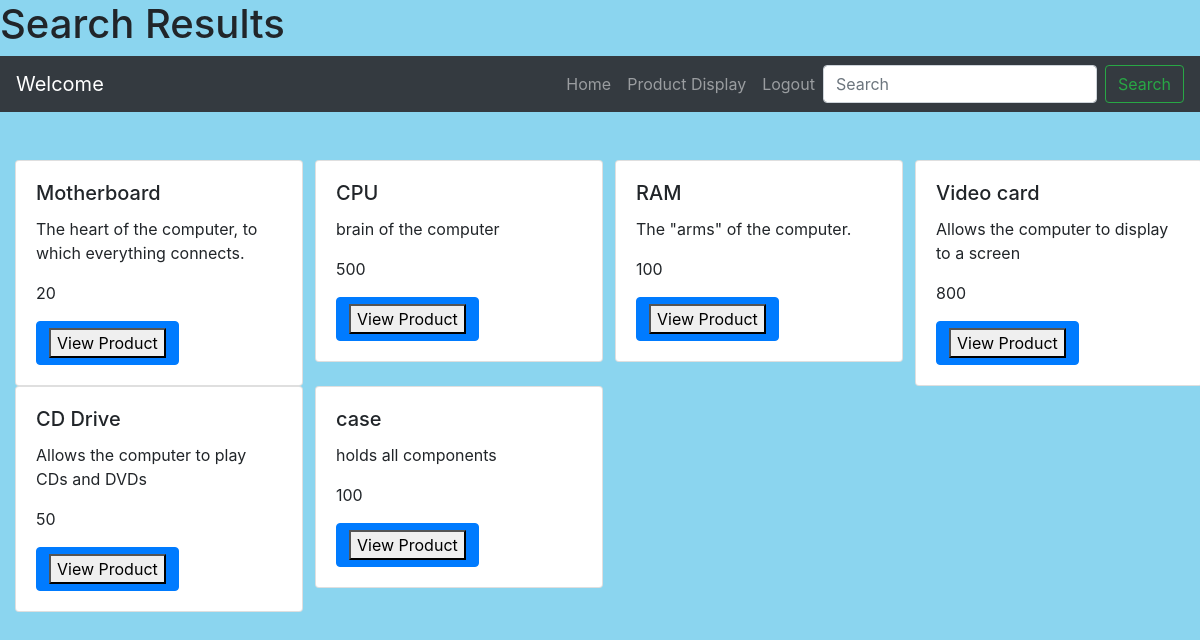
The app's page /Presentation/Handlers/ProductSearchHandler.php with its own data.
### tables this page shows
CREATE TABLE `products` (
  `ID` int(11) NOT NULL,
  `Name` varchar(45) DEFAULT NULL,
  `Description` text,
  `Price` decimal(10,0) NOT NULL
);

### Database/ProductDataService.php (called while the page is built, shortened)
<?php
class ProductDataService
{
    function findByProductName($n){
        $db = new Database();
        $connection = $db->getConnect();
        $stmt = $connection->prepare("SELECT ID, Name, Description, Price FROM products WHERE Name LIKE ?");
        $like_first = "%" . $n . "%";
        $stmt->bind_param(s, $like_first);
        $stmt->execute();
        $result = $stmt->get_result();
        $index = 0;
        $products = array();
        while($row = $result->fetch_assoc())
        {
            $products[$index] = array($row["ID"], $row["Name"], $row["Description"], $row["Price"]);
            ++$index;
        }
        return $products;
    }
}
?>

### Presentation/Handlers/ProductSearchHandler.php (the view, shortened to what this page needs)
<!doctype html>
<html lang="en">
<head>
<link rel="stylesheet"
	href="https://stackpath.bootstrapcdn.com/bootstrap/4.3.1/css/bootstrap.min.css"
>
<link rel="stylesheet" href="../../welcomeStyle.css">
</head>
<body>
	<h1>Search Results</h1>
            <?php
                 include_once '../../showNavBar.php';
				    $n = $_GET['name'];
					$p = new ProductDataService();
					$products = $p->findByProductName($n);
					if(count($products) == NULL)
						{
   							 echo "No data found";
				    	}
				    	else {
				    	    echo "<br><br>";
				    	    ?>
   								 <div class="card-group">
   								 <?php
                                 for($x=0;$x < count($products);$x++)
                                     {
                                      ?>
      									  <div class="col-12 col-sm-6 col-md-4 col-lg-3">
											<div class="card" style="width: 18rem;">
												<div class="card-body">
													<h5 class="card-title"><?php echo $products[$x][1]?></h5>
													<p class="card-text"><?php echo $products[$x][2]?></p>
													<p class="card-text"><?php echo $products[$x][3]?></p>
													<form action="SingleProductDisplay.php" class="btn btn-primary">
													<button type="submit">View Product</button>
													</form>
												</div>
											</div>
										</div>
									<?php
                                     }
				    	}
                                     ?>
       							 </div>
</body>
</html>

### showNavBar.php (shortened to what this page needs)
<!doctype html>
<html lang="en">
<head>
<link rel="stylesheet"
	href="https://stackpath.bootstrapcdn.com/bootstrap/4.3.1/css/bootstrap.min.css"
>
<link rel="stylesheet" href="../../welcomeStyle.css">
</head>
<body>
	<nav class="navbar navbar-expand-lg navbar-dark bg-dark">
		<a class="navbar-brand" href="#"> Welcome <?php echo $_SESSION['username']; ?> </a>
		<div class="collapse navbar-collapse" id="navbarSupportedContent">
			<ul class="navbar-nav ml-auto">
				<li class="nav-item"><a class="nav-link" href="/Milestone/Presentation/Views/main-welcome.php">Home
				</a></li>
				<li class="nav-item"><a class="nav-link" href="/Milestone/Presentation/Handlers/Product Catalog Display.php">Product Display</a>
				</li>
				<li class="nav-item">
					<a class="nav-link" href="/Milestone/logOut.php">Logout</a>
				</li>
			</ul>
		</div>
		 <form action="/Milestone/Presentation/Handlers/ProductSearchHandler.php" class="form-inline my-2 my-lg-0">
      		<input class="form-control mr-sm-2" type="search" placeholder="Search" name="name" aria-label="Search">
      		<button class="btn btn-outline-success my-2 my-sm-0" type="submit">Search</button>
    </form>
	</nav>
</body>
</html>

### welcomeStyle.css (style rules this page uses)
body { background-color:#8BD5EF; }

### records on screen
products: Name "Motherboard", Description "The heart of the computer, to which everything connects.", Price "20"
products: Name "CPU", Description "brain of the computer", Price "500"
products: Name "RAM", Description "The \"arms\" of the computer.", Price "100"
products: Name "Video card", Description "Allows the computer to display to a screen", Price "800"
products: Name "CD Drive", Description "Allows the computer to play CDs and DVDs", Price "50"
products: Name "case", Description "holds all components", Price "100"
